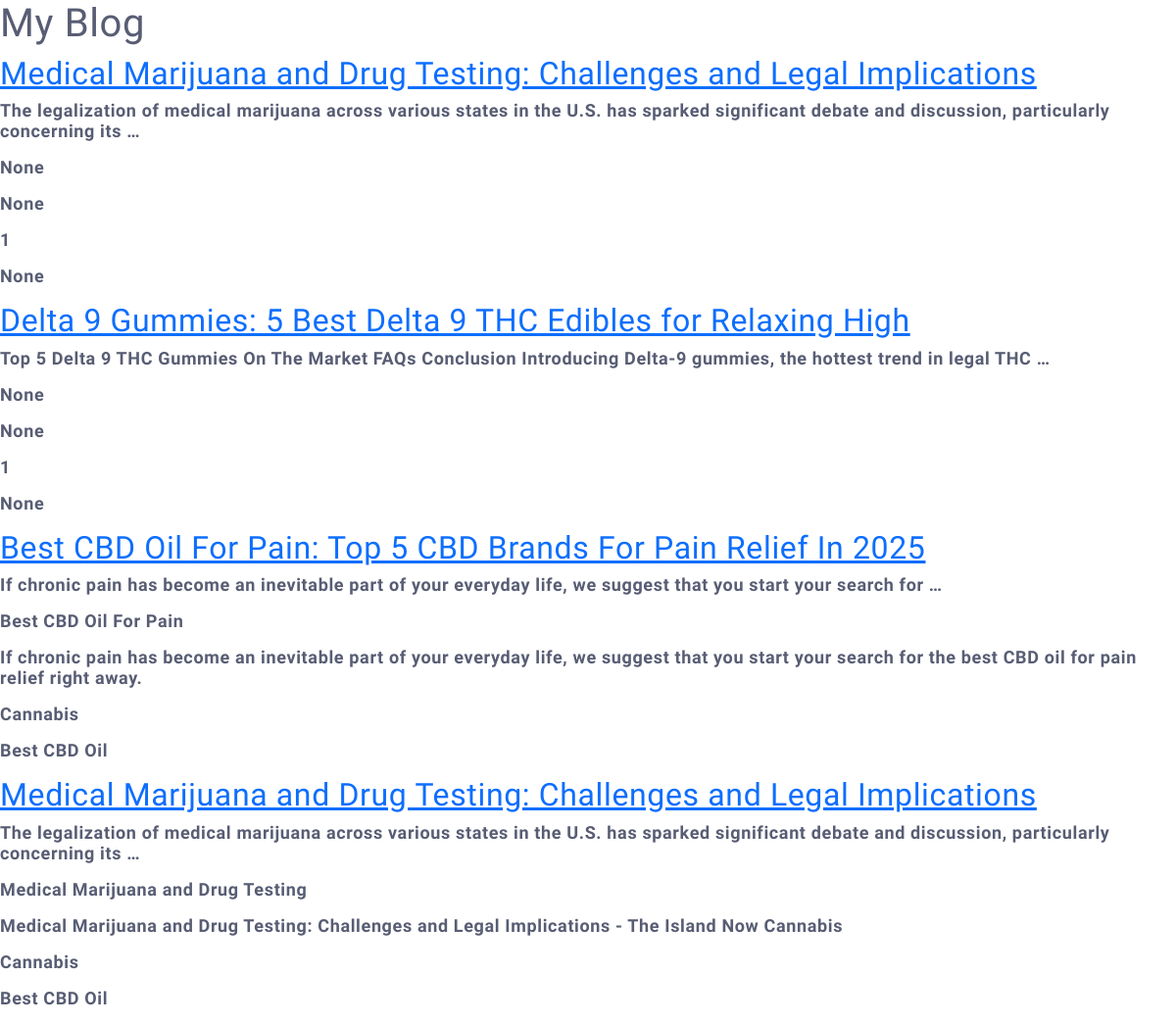
The page / on the database its author committed.
### blog/models.py (models this page shows, shortened)
class BlogPost(models.Model):
    title = models.CharField(max_length=200)
    meta_title = models.CharField(max_length=200, blank=True, null=True)
    meta_description = models.TextField(blank=True, null=True)
    content = models.TextField()
    category = models.CharField(max_length=50)
    subcategory = models.CharField(max_length=50, blank=True, null=True)
    tags = models.CharField(max_length=255, blank=True, null=True)
    author = models.CharField(max_length=100)
    created_at = models.DateTimeField(default=timezone.now)
    image = models.ImageField(upload_to='blog_images/', blank=True, null=True, default='default.jpg')

### blog/views.py (the view)
# urls.py: path("", home, name="home"),
def home(request):
    posts = BlogPost.objects.all()
    return render(request, "home.html", {"posts": posts})

### blog/templates/home.html (shortened to what this page needs)
<!DOCTYPE html>
{% load static %}
<html lang="en">
  <head>
    {% load bootstrap5 %} {% bootstrap_css %} {% bootstrap_javascript %}
    <link rel="stylesheet" href="{% static 'css/styles.css' %}" />
  </head>
  <body>
    <h1>My Blog</h1>
    {% for post in posts %}
    <h2><a href="{% url 'post_detail' post.id %}">{{ post.title }}</a></h2>
    <p>{{ post.content|truncatewords:20 }}</p>
    <p>{{ post.meta_title }}</p>
    <p>{{ post.meta_description }}</p>
    <p>{{ post.category }}</p>
    <p>{{ post.subcategory }}</p>
    {% endfor %}
  </body>
</html>

### blog/static/css/styles.css (style rules this page uses)
body { margin: 0; font: 600 18px "Source Sans Pro", sans-serif; letter-spacing: 0.64px; color: #585d74; }

### rows shown on the page
BlogPost: title "Medical Marijuana and Drug Testing: Challenges and Legal Implications", content "The legalization of medical marijuana across various states in the U.S. has sparked significant debate and discussion, particularly concerning its …", meta_title "None", meta_description "None", category "1", subcategory "None"
BlogPost: title "Delta 9 Gummies: 5 Best Delta 9 THC Edibles for Relaxing High", content "Top 5 Delta 9 THC Gummies On The Market FAQs Conclusion Introducing Delta-9 gummies, the hottest trend in legal THC …", meta_title "None", meta_description "None", category "1", subcategory "None"
BlogPost: title "Best CBD Oil For Pain: Top 5 CBD Brands For Pain Relief In 2025", content "If chronic pain has become an inevitable part of your everyday life, we suggest that you start your search for …", meta_title "Best CBD Oil For Pain", meta_description "If chronic pain has become an inevitable part of your everyday life, we suggest that you start your search for the best CBD oil for pain relief right away.", category "Cannabis", subcategory "Best CBD Oil"
BlogPost: title "Medical Marijuana and Drug Testing: Challenges and Legal Implications", content "The legalization of medical marijuana across various states in the U.S. has sparked significant debate and discussion, particularly concerning its …", meta_title "Medical Marijuana and Drug Testing", meta_description "Medical Marijuana and Drug Testing: Challenges and Legal Implications - The Island Now Cannabis", category "Cannabis", subcategory "Best CBD Oil"
